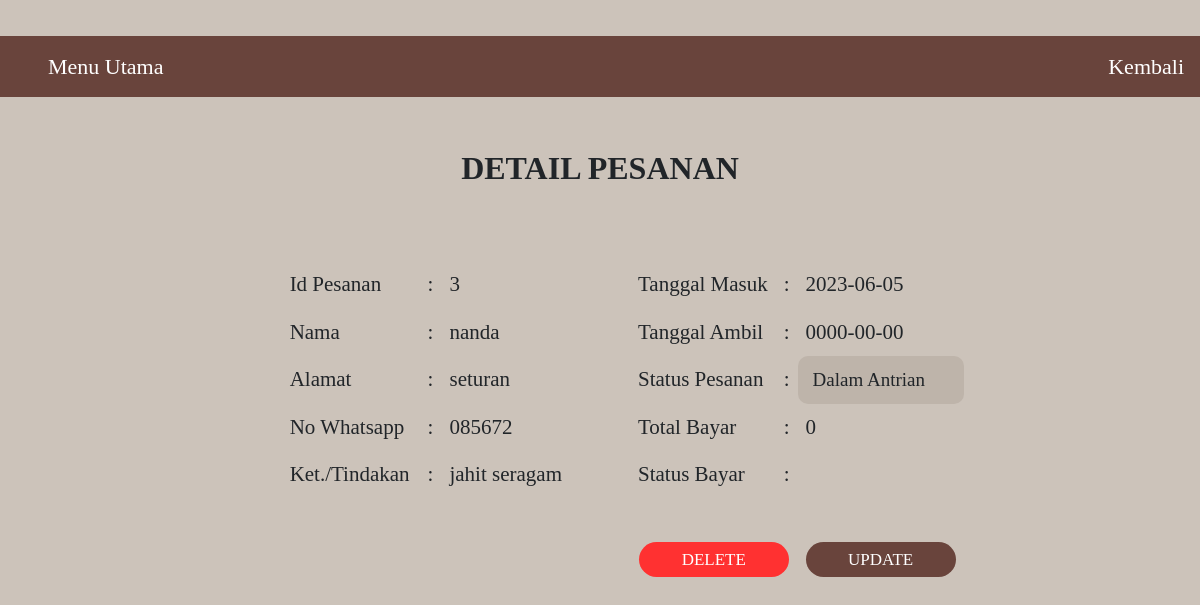
/ragiladmin/detailpesanan.php?id=3 (signed in), run on the app's committed database.
### tables this page shows
CREATE TABLE `pesanan` (
  `id_pesanan` int(11) NOT NULL,
  `ket_tindakan` varchar(100) NOT NULL,
  `tgl_masuk` date NOT NULL,
  `tgl_ambil` date DEFAULT NULL,
  `status_pesanan` varchar(50) NOT NULL,
  `total_bayar` int(50) DEFAULT NULL,
  `status_bayar` varchar(20) DEFAULT NULL,
  `id_pelanggan` int(11) NOT NULL,
  `id_penjahit` int(11) NOT NULL
);

CREATE TABLE `pelanggan` (
  `id_pelanggan` int(11) NOT NULL,
  `nama_pelanggan` varchar(20) NOT NULL,
  `alamat` varchar(30) NOT NULL,
  `no_whatsapp` varchar(12) NOT NULL
);

### ragiladmin/detailpesanan.php (the view, shortened to what this page needs)
<!DOCTYPE html>
<html>
<head>
	<link href="https://cdn.jsdelivr.net/npm/bootstrap@5.2.1/dist/css/bootstrap.min.css" rel="stylesheet">
</head>
<body>
	<?php
        include('koneksi.php');
        $id = $_GET['id'];
        $sql    = "SELECT * FROM pesanan WHERE id_pesanan='$id'";
        $query  = mysqli_query($connect, $sql);
        while ($data = mysqli_fetch_array($query)) {
        ?>
	<br>
	<ul>
  		<li><a href="menu.php">Menu Utama</a></li>
  		<li style="float: right"><a href="pesanan.php">Kembali</a></li>
  	<?php } ?>
	</ul>
	<center>
    	<br>
    	<h2 style="font-weight: bold">DETAIL PESANAN</h2>
    	<br>
    </center>
    <?php
	include('koneksi.php');
	$id = $_GET['id'];
    $sql    = "SELECT * FROM pesanan INNER JOIN pelanggan ON pesanan.id_pelanggan = pelanggan.id_pelanggan WHERE pesanan.id_pesanan = $id";
	$query	= mysqli_query($connect, $sql);
	while ($data = mysqli_fetch_array($query)) {
	?>
	<div class="row">
        <div class="column">
            <table class="column1">
            <tr>
                <td>Id Pesanan</td>
                <td>:</td>
                <td><?= $data['id_pesanan']; ?></td>
            <tr>
                <td>Nama</td>
                <td>:</td>
                <td><?= $data['nama_pelanggan']; ?></td>
            </tr>
            <tr>
                <td>Alamat</td>
                <td>:</td>
                <td><?= $data['alamat']; ?></td>
            </tr>
            <tr>
                <td>No Whatsapp</td>
                <td>:</td>
                <td><?= $data['no_whatsapp']; ?></td>
            </tr>
            <tr>
                <td style="padding-right: 10px">Ket./Tindakan</td>
                <td>:</td>
                <td><?= $data['ket_tindakan']; ?></td>
            </tr>
            </table>
        </div>
        <div class="column">
            <table class="column2">
            <tr>
                <td>Tanggal Masuk</td>
                <td>:</td>
                <td><?= $data['tgl_masuk']; ?></td>
            </tr>
            <tr>
                <td>Tanggal Ambil</td>
                <td>:</td>
                <td><?= $data['tgl_ambil']; ?></td>
            <tr>
                <td style="padding-right: 10px">Status Pesanan</td>
                <td>:</td>
                <td class="status"><?= $data['status_pesanan']; ?></td>
            </tr>
            <tr>
                <td>Total Bayar</td>
                <td>:</td>
                <td><?= $data['total_bayar']; ?></td>
            </tr>
            <tr>
                <td>Status Bayar</td>
                <td>:</td>
                <td><?= $data['status_bayar']; ?></td>
            </tr>
            <tr><td></td></tr>
            <tr><td></td></tr>
            <tr>
            	<td colspan="2" style="text-align: center"><a href="hapuspesanan.php?id=<?= $data['id_pesanan']; ?>"><button style="background-color: #ff3131">DELETE</button></a></td>
                <td style="text-align: center"><a href="updatepesanan.php?id=<?= $data['id_pesanan']; ?>"><button style="background-color: #69443c">UPDATE</button></a></td>
            </tr>
            </table>
        </div>
    </div>
    <?php } ?>
</body>
</html>

### ragiladmin/detailpesanan.php (style rules this page uses)
body { font-family: perpetua; background-color: #ccc3ba; width: 100%; margin: auto; text-align: center; font-size: 24px; }
ul { overflow: hidden; background-color: #69443c; color: white; }
li { float: left; display: block; padding: 14px 16px; }
li a { font-size: 22px; display: block; color: white; text-decoration: none; }
.column { width: 50%; padding: 30px; font-size: 20px; }
.column1 { float: right; }
.column2 { float: left; }
table { font-size: 21px; border-collapse: collapse; }
td { text-align: left; padding: 8px; }
.status { border-radius: 10px; background-color: #beb4aa; font-size: 19px; padding: 0px 15px; }
button { width: 150px; padding: 5px 0; text-align: center; border: none; cursor: pointer; border-radius: 25px; margin: 3px 0px; color: white; font-family: perpetua; font-size: 17px; }

### data on the page
pesanan: id_pesanan "3", id_pelanggan.nama_pelanggan "nanda", id_pelanggan.alamat "seturan", id_pelanggan.no_whatsapp "085672", ket_tindakan "jahit seragam", tgl_masuk "2023-06-05", tgl_ambil "0000-00-00", status_pesanan "Dalam Antrian", total_bayar "0"
